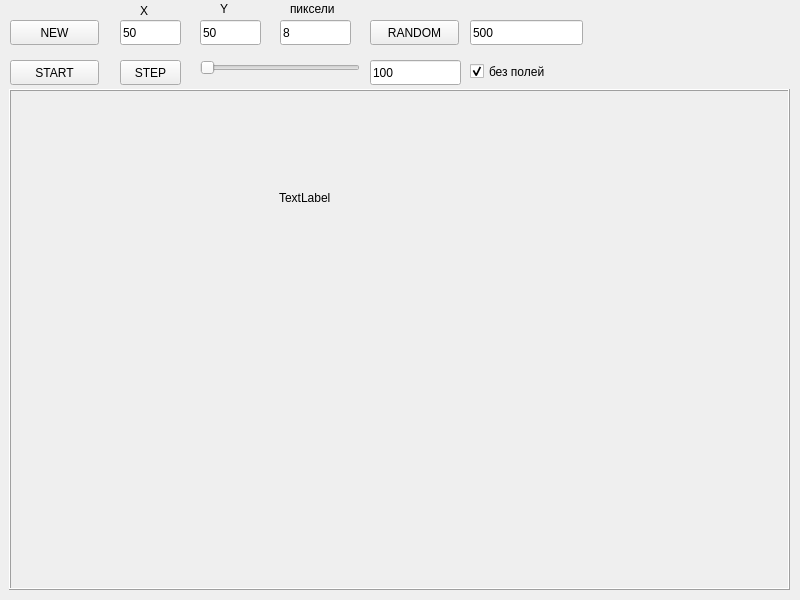
<?xml version="1.0" encoding="UTF-8"?>
<ui version="4.0">
 <class>Widget</class>
 <widget class="QWidget" name="Widget">
  <property name="geometry">
   <rect>
    <x>0</x>
    <y>0</y>
    <width>800</width>
    <height>600</height>
   </rect>
  </property>
  <property name="windowTitle">
   <string>Widget</string>
  </property>
  <widget class="QPushButton" name="New_btn">
   <property name="geometry">
    <rect>
     <x>10</x>
     <y>20</y>
     <width>89</width>
     <height>25</height>
    </rect>
   </property>
   <property name="text">
    <string>NEW</string>
   </property>
  </widget>
  <widget class="QLineEdit" name="X_Edit">
   <property name="geometry">
    <rect>
     <x>120</x>
     <y>20</y>
     <width>61</width>
     <height>25</height>
    </rect>
   </property>
   <property name="text">
    <string>50</string>
   </property>
  </widget>
  <widget class="QLabel" name="label">
   <property name="geometry">
    <rect>
     <x>140</x>
     <y>0</y>
     <width>16</width>
     <height>21</height>
    </rect>
   </property>
   <property name="text">
    <string>X</string>
   </property>
  </widget>
  <widget class="QLineEdit" name="Y_Edit">
   <property name="geometry">
    <rect>
     <x>200</x>
     <y>20</y>
     <width>61</width>
     <height>25</height>
    </rect>
   </property>
   <property name="text">
    <string>50</string>
   </property>
  </widget>
  <widget class="QLabel" name="label_2">
   <property name="geometry">
    <rect>
     <x>220</x>
     <y>0</y>
     <width>16</width>
     <height>17</height>
    </rect>
   </property>
   <property name="text">
    <string>Y</string>
   </property>
  </widget>
  <widget class="QCheckBox" name="borders">
   <property name="geometry">
    <rect>
     <x>470</x>
     <y>60</y>
     <width>111</width>
     <height>23</height>
    </rect>
   </property>
   <property name="text">
    <string>без полей</string>
   </property>
   <property name="checked">
    <bool>true</bool>
   </property>
  </widget>
  <widget class="QLineEdit" name="Pixel_Edit">
   <property name="geometry">
    <rect>
     <x>280</x>
     <y>20</y>
     <width>71</width>
     <height>25</height>
    </rect>
   </property>
   <property name="text">
    <string>8</string>
   </property>
  </widget>
  <widget class="QLabel" name="label_3">
   <property name="geometry">
    <rect>
     <x>290</x>
     <y>0</y>
     <width>67</width>
     <height>17</height>
    </rect>
   </property>
   <property name="text">
    <string>пиксели</string>
   </property>
  </widget>
  <widget class="QPushButton" name="Random_btn">
   <property name="geometry">
    <rect>
     <x>370</x>
     <y>20</y>
     <width>89</width>
     <height>25</height>
    </rect>
   </property>
   <property name="text">
    <string>RANDOM</string>
   </property>
  </widget>
  <widget class="QPushButton" name="Start_btn">
   <property name="geometry">
    <rect>
     <x>10</x>
     <y>60</y>
     <width>89</width>
     <height>25</height>
    </rect>
   </property>
   <property name="text">
    <string>START</string>
   </property>
  </widget>
  <widget class="QPushButton" name="step_btn">
   <property name="geometry">
    <rect>
     <x>120</x>
     <y>60</y>
     <width>61</width>
     <height>25</height>
    </rect>
   </property>
   <property name="text">
    <string>STEP</string>
   </property>
  </widget>
  <widget class="QSlider" name="Time_Slider">
   <property name="geometry">
    <rect>
     <x>200</x>
     <y>60</y>
     <width>160</width>
     <height>16</height>
    </rect>
   </property>
   <property name="maximum">
    <number>500</number>
   </property>
   <property name="orientation">
    <enum>Qt::Horizontal</enum>
   </property>
  </widget>
  <widget class="QLineEdit" name="Time_Edit">
   <property name="geometry">
    <rect>
     <x>370</x>
     <y>60</y>
     <width>91</width>
     <height>25</height>
    </rect>
   </property>
   <property name="text">
    <string>100</string>
   </property>
  </widget>
  <widget class="QFrame" name="frame">
   <property name="geometry">
    <rect>
     <x>9</x>
     <y>89</y>
     <width>781</width>
     <height>501</height>
    </rect>
   </property>
   <property name="frameShape">
    <enum>QFrame::Box</enum>
   </property>
   <property name="frameShadow">
    <enum>QFrame::Raised</enum>
   </property>
   <widget class="MyLabel" name="Draw_label">
    <property name="geometry">
     <rect>
      <x>270</x>
      <y>100</y>
      <width>67</width>
      <height>17</height>
     </rect>
    </property>
    <property name="text">
     <string>TextLabel</string>
    </property>
   </widget>
  </widget>
  <widget class="QLineEdit" name="Random_Edit">
   <property name="geometry">
    <rect>
     <x>470</x>
     <y>20</y>
     <width>113</width>
     <height>25</height>
    </rect>
   </property>
   <property name="text">
    <string>500</string>
   </property>
  </widget>
 </widget>
 <customwidgets>
  <customwidget>
   <class>MyLabel</class>
   <extends>QLabel</extends>
   <header location="global">mylabel.h</header>
   <slots>
    <signal>signal1(int,int)</signal>
   </slots>
  </customwidget>
 </customwidgets>
 <resources/>
 <connections/>
</ui>
